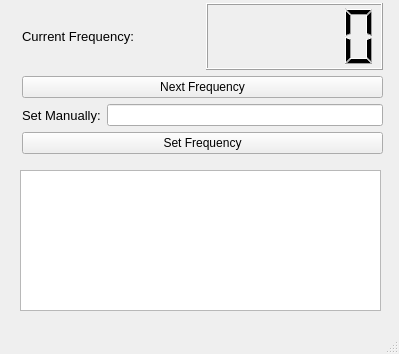
<?xml version="1.0" encoding="UTF-8"?>
<ui version="4.0">
 <class>FrequencySettings</class>
 <widget class="QMainWindow" name="FrequencySettings">
  <property name="geometry">
   <rect>
    <x>0</x>
    <y>0</y>
    <width>399</width>
    <height>354</height>
   </rect>
  </property>
  <property name="windowTitle">
   <string>FrequencySettings</string>
  </property>
  <widget class="QWidget" name="centralwidget">
   <widget class="QGraphicsView" name="graphicsView">
    <property name="geometry">
     <rect>
      <x>20</x>
      <y>170</y>
      <width>361</width>
      <height>141</height>
     </rect>
    </property>
   </widget>
   <widget class="QWidget" name="">
    <property name="geometry">
     <rect>
      <x>22</x>
      <y>3</y>
      <width>361</width>
      <height>151</height>
     </rect>
    </property>
    <layout class="QVBoxLayout" name="verticalLayout">
     <item>
      <layout class="QHBoxLayout" name="horizontalLayout">
       <item>
        <widget class="QLabel" name="label">
         <property name="font">
          <font>
           <pointsize>10</pointsize>
          </font>
         </property>
         <property name="text">
          <string>Current Frequency:</string>
         </property>
        </widget>
       </item>
       <item>
        <widget class="QLCDNumber" name="lcdNumber"/>
       </item>
      </layout>
     </item>
     <item>
      <widget class="QPushButton" name="pushButton">
       <property name="text">
        <string>Next Frequency</string>
       </property>
      </widget>
     </item>
     <item>
      <layout class="QHBoxLayout" name="horizontalLayout_2">
       <item>
        <widget class="QLabel" name="label_2">
         <property name="font">
          <font>
           <pointsize>10</pointsize>
          </font>
         </property>
         <property name="text">
          <string>Set Manually:</string>
         </property>
        </widget>
       </item>
       <item>
        <widget class="QLineEdit" name="lineEdit">
         <property name="maxLength">
          <number>3</number>
         </property>
        </widget>
       </item>
      </layout>
     </item>
     <item>
      <widget class="QPushButton" name="pushButton_2">
       <property name="text">
        <string>Set Frequency</string>
       </property>
      </widget>
     </item>
    </layout>
   </widget>
  </widget>
  <widget class="QMenuBar" name="menubar">
   <property name="geometry">
    <rect>
     <x>0</x>
     <y>0</y>
     <width>399</width>
     <height>21</height>
    </rect>
   </property>
  </widget>
  <widget class="QStatusBar" name="statusbar"/>
 </widget>
 <resources/>
 <connections/>
</ui>
